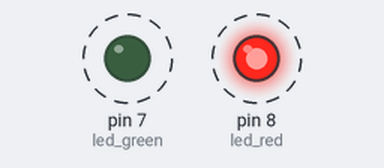
The sketch below on a simulated Arduino Uno, built with avr-gcc and run on an emulated ATmega328P. On the bench: output pins drawn as LEDs (lit = HIGH). Dashed ring = blinking.

Above: at 0.2 s.
Timing chart, 0 to 4.6 s (numbered marks = the images above):
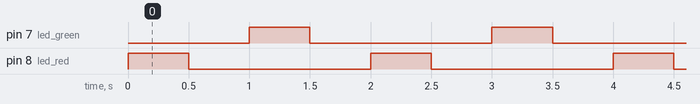

The sketch:

04_blink_function.ino
```cpp
int led_green = 7;
int led_red = 8;

void setup() {
  // put your setup code here, to run once:
  pinMode(led_red, OUTPUT);
  pinMode(led_green, OUTPUT);
}

void blink(int pin) {
  digitalWrite(pin, HIGH);
  delay(500);
  digitalWrite(pin, LOW);
  delay(500);
}

void loop() {
  // put your main code here, to run repeatedly:
  blink(led_red);
  blink(led_green);
}
```

Measured:
- by itself, pin 7 (led_green), pin 8 (led_red): alternates HIGH for 0.50 s and LOW for 1.5 s
- by itself, everything shown: repeats every 2.0 s, in 4 steps
